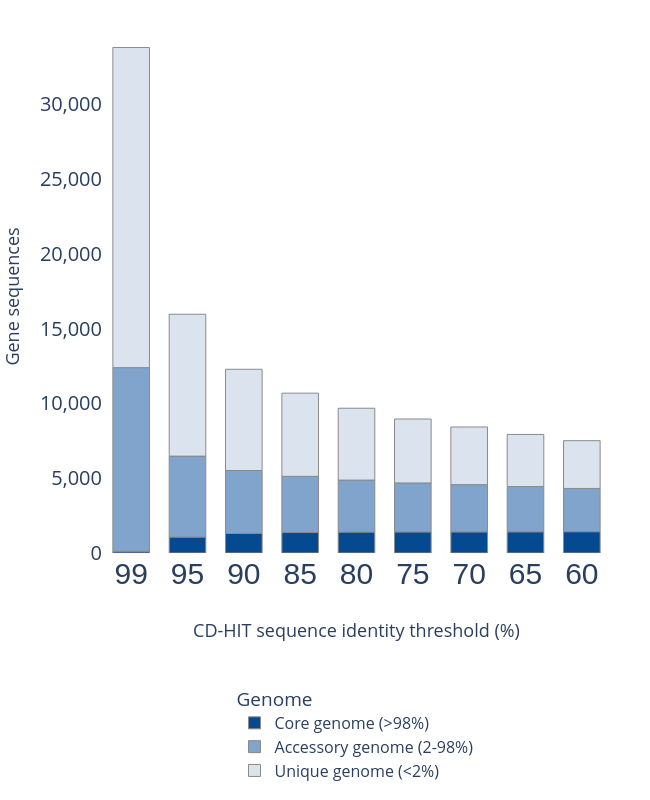

Notebook source saved alongside this figure:
### Code cell
max_genome = max(nbr_matches_genes)

colors = {
    "Genome": {
        "Core": "#054a91",
        "Accessory": "#81a4cd",
        "Unique": "#dbe4ee",
    }
}
# Create a figure with the right layout for genome data only
fig_genome_narrow = go.Figure(
    layout=go.Layout(
        height=800,
        width=650,
        barmode="relative",
        yaxis=dict(
            showticklabels=True,
            showgrid=True,
            range=[0, max_genome + 500],
            title=dict(
                text="Gene sequences",
                font=dict(size=18)
            ),
            tickfont=dict(size=14)
        ),
        font=dict(size=16),
        legend=dict(
            title=dict(
                text="Genome",
                font=dict(size=19)
            ),
            x=0.5,
            y=-0.25,
            xanchor="center",
            yanchor="top",
            orientation="v",
            font=dict(size=16)
        ),
        hovermode="x",
        margin=dict(b=40, t=40, l=40, r=40)
    )
)

# Add the traces for genome data only with narrower bars
legend_names = {
    "Core": "Core genome (>98%)",
    "Accessory": "Accessory genome (2-98%)",
    "Unique": "Unique genome (<2%)"
}

for j, col in enumerate(df["Genome"].columns):
    fig_genome_narrow.add_bar(
        x=df.index,
        y=df["Genome"][col],
        name=legend_names[col],
        marker=dict(
            color=colors["Genome"][col],
            line=dict(
                color="#8a8a8a",
                width=1
            )
        ),
        width=0.65,
        hovertemplate="%{y}<extra></extra>"
    )

# Update layout to set white background and x-axis title
fig_genome_narrow.update_layout(
    plot_bgcolor='white',
    paper_bgcolor='white',
    xaxis=dict(
        title=dict(
            text="CD-HIT sequence identity threshold (%)",
            font=dict(size=18),
            standoff=35
        ),
        tickfont=dict(
            size=30,
            family='Arial, bold'

        )
    ),
    yaxis=dict(
        showticklabels=True,
        showgrid=True,
        range=[0, max_genome + 500],
        tickformat=",d",
        title=dict(
            text="Gene sequences",
            font=dict(size=18)
        ),
        tickfont=dict(size=20)
    )
)

fig_genome_narrow.show()

### Figure 1 — Plotly figure (JSON) as saved in the notebook; plotly's stock layout.template omitted (floating-point values rounded to 4 significant figures)
{"data": [{"hovertemplate": "%{y}<extra></extra>", "marker": {"color": "#054a91", "line": {"color": "#8a8a8a", "width": 1}}, "name": "Core genome (>98%)", "width": 0.65, "x": ["99", "95", "90", "85", "80", "75", "70", "65", "60"], "y": [116, 1066, 1312, 1369, 1399, 1411, 1414, 1419, 1427], "type": "bar"}, {"hovertemplate": "%{y}<extra></extra>", "marker": {"color": "#81a4cd", "line": {"color": "#8a8a8a", "width": 1}}, "name": "Accessory genome (2-98%)", "width": 0.65, "x": ["99", "95", "90", "85", "80", "75", "70", "65", "60"], "y": [12282, 5414, 4204, 3758, 3479, 3275, 3159, 3023, 2891], "type": "bar"}, {"hovertemplate": "%{y}<extra></extra>", "marker": {"color": "#dbe4ee", "line": {"color": "#8a8a8a", "width": 1}}, "name": "Unique genome (<2%)", "width": 0.65, "x": ["99", "95", "90", "85", "80", "75", "70", "65", "60"], "y": [21413, 9489, 6772, 5563, 4804, 4276, 3856, 3488, 3194], "type": "bar"}], "layout": {"barmode": "relative", "font": {"size": 16}, "height": 800, "hovermode": "x", "legend": {"font": {"size": 16}, "orientation": "v", "title": {"font": {"size": 19}, "text": "Genome"}, "x": 0.5, "xanchor": "center", "y": -0.25, "yanchor": "top"}, "margin": {"b": 40, "l": 40, "r": 40, "t": 40}, "width": 650, "yaxis": {"range": [0, 34311], "showgrid": true, "showticklabels": true, "tickfont": {"size": 20}, "title": {"font": {"size": 18}, "text": "Gene sequences"}, "tickformat": ",d"}, "xaxis": {"title": {"font": {"size": 18}, "text": "CD-HIT sequence identity threshold (%)", "standoff": 35}, "tickfont": {"size": 30, "family": "Arial, bold"}}, "plot_bgcolor": "white", "paper_bgcolor": "white"}}
